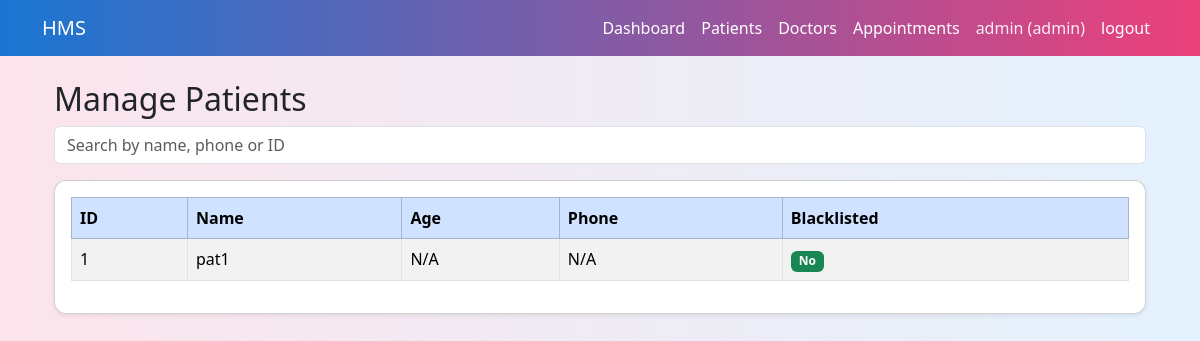
Page /admin/patients (signed in) on the earlier database version.
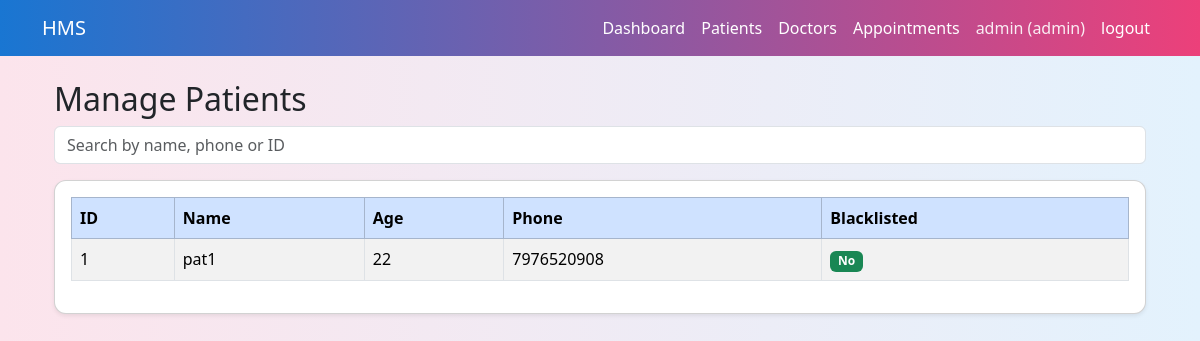
Same page on the later database version.
### models.py (models this page shows, shortened)
class Patient(db.Model):
    __tablename__="patients"
    id=db.Column(db.Integer,primary_key=True)
    user_id=db.Column(db.Integer,db.ForeignKey("users.id"),nullable=False)
    full_name=db.Column(db.String(120), nullable=False)
    age= db.Column(db.Integer)
    gender=db.Column(db.String(10))
    phone=db.Column(db.String(20))
    address=db.Column(db.String(255))
    is_balcklisted=db.Column(db.Boolean,default=False)
    user=db.relationship("User",back_populates="patient_profile")
    appointments=db.relationship("Appointment",back_populates="patient")

### app.py (the view, shortened to what this page needs)
    @app.route('/admin/patients')
    def admin_patients():
        if session.get('role') !="admin":
            return redirect(url_for('login'))
        search = request.args.get('search', '').strip()
        query = Patient.query
        patients = query.order_by(Patient.id).all()
        return render_template(
            "admin_patients.html",
            patients=patients,
            search=search
        )

### templates/admin_patients.html
{% extends "base.html" %}
{% block content %}
<div class="container mt-4">
    <h2>Manage Patients</h2>
    <form method="get" class="mb-3">
        <input name="search" class="form-control" placeholder="Search by name, phone or ID"
               value="{{ search }}">
    </form>
    <div class="card p-3 shadow-sm">
        <table class="table table-bordered table-striped">
            <thead class="table-primary">
                <tr>
                    <th>ID</th>
                    <th>Name</th>
                    <th>Age</th>
                    <th>Phone</th>
                    <th>Blacklisted</th>
                </tr>
            </thead>
            <tbody>
                {% for p in patients %}
                <tr>
                    <td>{{ p.id }}</td>
                    <td>{{ p.full_name }}</td>
                    <td>{{ p.age or 'N/A' }}</td>
                    <td>{{ p.phone or 'N/A' }}</td>
                    <td>
                        {% if p.is_balcklisted %}
                            <span class="badge bg-danger">Yes</span>
                        {% else %}
                            <span class="badge bg-success">No</span>
                        {% endif %}
                    </td>
                </tr>
                {% endfor %}
            </tbody>
        </table>
    </div>
</div>
{% endblock %}

Differences in the rows shown:
changed Patient "pat1": age "N/A" → "22"; phone "N/A" → "7976520908"
